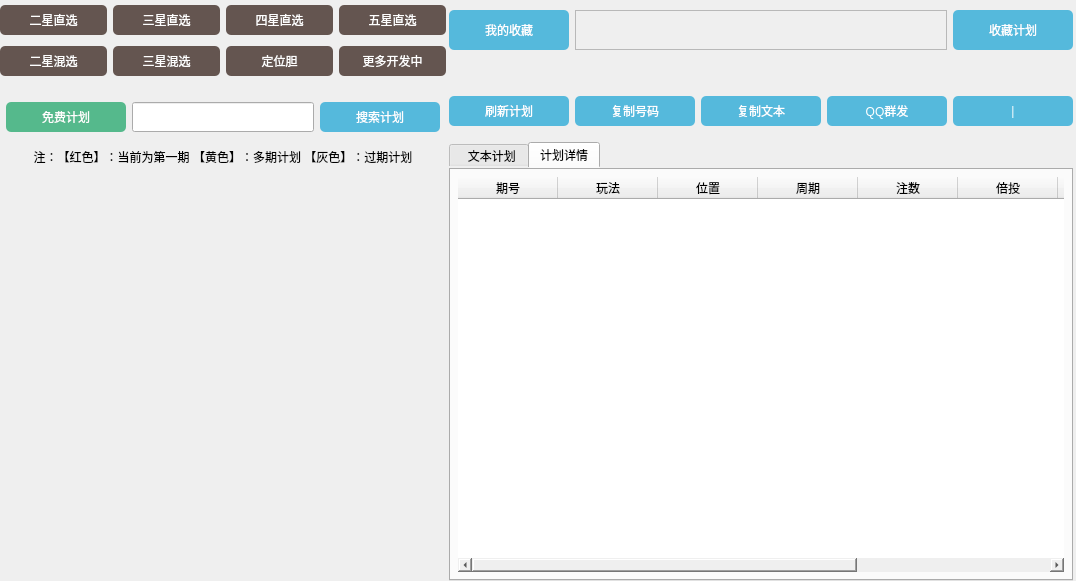
<?xml version="1.0" encoding="UTF-8"?>
<ui version="4.0">
 <class>peopleplan</class>
 <widget class="QWidget" name="peopleplan">
  <property name="geometry">
   <rect>
    <x>0</x>
    <y>0</y>
    <width>1076</width>
    <height>581</height>
   </rect>
  </property>
  <property name="windowTitle">
   <string>Form</string>
  </property>
  <property name="styleSheet">
   <string notr="true"/>
  </property>
  <layout class="QVBoxLayout" name="verticalLayout_5">
   <property name="spacing">
    <number>0</number>
   </property>
   <property name="leftMargin">
    <number>0</number>
   </property>
   <property name="topMargin">
    <number>0</number>
   </property>
   <property name="rightMargin">
    <number>0</number>
   </property>
   <property name="bottomMargin">
    <number>0</number>
   </property>
   <item>
    <layout class="QHBoxLayout" name="horizontalLayout_6">
     <property name="spacing">
      <number>0</number>
     </property>
     <property name="leftMargin">
      <number>0</number>
     </property>
     <property name="rightMargin">
      <number>0</number>
     </property>
     <item>
      <widget class="QWidget" name="widgetFirst" native="true">
       <property name="styleSheet">
        <string notr="true"/>
       </property>
       <layout class="QVBoxLayout" name="verticalLayout_2">
        <property name="spacing">
         <number>6</number>
        </property>
        <property name="leftMargin">
         <number>0</number>
        </property>
        <property name="topMargin">
         <number>0</number>
        </property>
        <property name="rightMargin">
         <number>0</number>
        </property>
        <property name="bottomMargin">
         <number>0</number>
        </property>
        <item>
         <layout class="QVBoxLayout" name="verticalLayout">
          <item>
           <spacer name="horizontalSpacer_5">
            <property name="orientation">
             <enum>Qt::Horizontal</enum>
            </property>
            <property name="sizeHint" stdset="0">
             <size>
              <width>40</width>
              <height>5</height>
             </size>
            </property>
           </spacer>
          </item>
          <item>
           <layout class="QHBoxLayout" name="horizontalLayout">
            <item>
             <widget class="QPushButton" name="pushButton">
              <property name="styleSheet">
               <string notr="true">QPushButton:hover
{
background-color: rgb(180, 85, 0);
border-radius:5px;
color:white;
}

QPushButton:hover:pressed
{
background-color:rgb(180, 85, 0);
border-radius:5px;
color:white;
}

QPushButton
{
background-color:rgb(100, 85, 80);
color:white;
border-radius:5px;
height: 30px;
max-width: 120px;
spacing: 10px;
padding: 0px 0px;
}</string>
              </property>
              <property name="text">
               <string>二星直选</string>
              </property>
             </widget>
            </item>
            <item>
             <widget class="QPushButton" name="pushButton_3">
              <property name="styleSheet">
               <string notr="true">QPushButton:hover
{
background-color: rgb(180, 85, 0);
border-radius:5px;
color:white;
}

QPushButton:hover:pressed
{
background-color:rgb(180, 85, 0);
border-radius:5px;
color:white;
}

QPushButton
{
background-color:rgb(100, 85, 80);
color:white;
border-radius:5px;
height: 30px;
max-width: 120px;
spacing: 10px;
padding: 0px 0px;
}</string>
              </property>
              <property name="text">
               <string>三星直选</string>
              </property>
             </widget>
            </item>
            <item>
             <widget class="QPushButton" name="pushButton_6">
              <property name="styleSheet">
               <string notr="true">QPushButton:hover
{
background-color: rgb(180, 85, 0);
border-radius:5px;
color:white;
}

QPushButton:hover:pressed
{
background-color:rgb(180, 85, 0);
border-radius:5px;
color:white;
}

QPushButton
{
background-color:rgb(100, 85, 80);
color:white;
border-radius:5px;
height: 30px;
max-width: 120px;
spacing: 10px;
padding: 0px 0px;
}</string>
              </property>
              <property name="text">
               <string>四星直选</string>
              </property>
             </widget>
            </item>
            <item>
             <widget class="QPushButton" name="pushButton_5">
              <property name="styleSheet">
               <string notr="true">QPushButton:hover
{
background-color: rgb(180, 85, 0);
border-radius:5px;
color:white;
}

QPushButton:hover:pressed
{
background-color:rgb(180, 85, 0);
border-radius:5px;
color:white;
}

QPushButton
{
background-color:rgb(100, 85, 80);
color:white;
border-radius:5px;
height: 30px;
max-width: 120px;
spacing: 10px;
padding: 0px 0px;
}</string>
              </property>
              <property name="text">
               <string>五星直选</string>
              </property>
             </widget>
            </item>
           </layout>
          </item>
          <item>
           <spacer name="horizontalSpacer_3">
            <property name="orientation">
             <enum>Qt::Horizontal</enum>
            </property>
            <property name="sizeHint" stdset="0">
             <size>
              <width>40</width>
              <height>5</height>
             </size>
            </property>
           </spacer>
          </item>
          <item>
           <layout class="QHBoxLayout" name="horizontalLayout_2">
            <item>
             <widget class="QPushButton" name="pushButton_2">
              <property name="styleSheet">
               <string notr="true">QPushButton:hover
{
background-color: rgb(180, 85, 0);
border-radius:5px;
color:white;
}

QPushButton:hover:pressed
{
background-color:rgb(180, 85, 0);
border-radius:5px;
color:white;
}

QPushButton
{
background-color:rgb(100, 85, 80);
color:white;
border-radius:5px;
height: 30px;
max-width: 120px;
spacing: 10px;
padding: 0px 0px;
}</string>
              </property>
              <property name="text">
               <string>二星混选</string>
              </property>
             </widget>
            </item>
            <item>
             <widget class="QPushButton" name="pushButton_4">
              <property name="styleSheet">
               <string notr="true">QPushButton:hover
{
background-color: rgb(180, 85, 0);
border-radius:5px;
color:white;
}

QPushButton:hover:pressed
{
background-color:rgb(180, 85, 0);
border-radius:5px;
color:white;
}

QPushButton
{
background-color:rgb(100, 85, 80);
color:white;
border-radius:5px;
height: 30px;
max-width: 120px;
spacing: 10px;
padding: 0px 0px;
}</string>
              </property>
              <property name="text">
               <string>三星混选</string>
              </property>
             </widget>
            </item>
            <item>
             <widget class="QPushButton" name="pushButton_8">
              <property name="styleSheet">
               <string notr="true">QPushButton:hover
{
background-color: rgb(180, 85, 0);
border-radius:5px;
color:white;
}

QPushButton:hover:pressed
{
background-color:rgb(180, 85, 0);
border-radius:5px;
color:white;
}

QPushButton
{
background-color:rgb(100, 85, 80);
color:white;
border-radius:5px;
height: 30px;
max-width: 120px;
spacing: 10px;
padding: 0px 0px;
}</string>
              </property>
              <property name="text">
               <string>定位胆</string>
              </property>
             </widget>
            </item>
            <item>
             <widget class="QPushButton" name="pushButton_7">
              <property name="styleSheet">
               <string notr="true">QPushButton:hover
{
background-color: rgb(180, 85, 0);
border-radius:5px;
color:white;
}

QPushButton:hover:pressed
{
background-color:rgb(180, 85, 0);
border-radius:5px;
color:white;
}

QPushButton
{
background-color:rgb(100, 85, 80);
color:white;
border-radius:5px;
height: 30px;
max-width: 120px;
spacing: 10px;
padding: 0px 0px;
}</string>
              </property>
              <property name="text">
               <string>更多开发中</string>
              </property>
             </widget>
            </item>
           </layout>
          </item>
          <item>
           <spacer name="horizontalSpacer">
            <property name="orientation">
             <enum>Qt::Horizontal</enum>
            </property>
            <property name="sizeHint" stdset="0">
             <size>
              <width>40</width>
              <height>20</height>
             </size>
            </property>
           </spacer>
          </item>
          <item>
           <layout class="QHBoxLayout" name="horizontalLayout_3">
            <property name="leftMargin">
             <number>6</number>
            </property>
            <property name="rightMargin">
             <number>6</number>
            </property>
            <item>
             <widget class="QPushButton" name="pushButton_9">
              <property name="styleSheet">
               <string notr="true">
QPushButton
{
background-color:rgb(85, 185, 140);
color:white;
border-radius:5px;
height: 30px;
min-width: 120px;
spacing: 10px;
padding: 0px 0px;
}</string>
              </property>
              <property name="text">
               <string>免费计划</string>
              </property>
             </widget>
            </item>
            <item>
             <widget class="QLineEdit" name="lineEdit">
              <property name="minimumSize">
               <size>
                <width>0</width>
                <height>30</height>
               </size>
              </property>
             </widget>
            </item>
            <item>
             <widget class="QPushButton" name="pushButton_10">
              <property name="styleSheet">
               <string notr="true">
QPushButton
{
background-color:rgb(85, 185, 220);
color:white;
border-radius:5px;
height: 30px;
min-width: 120px;
spacing: 10px;
padding: 0px 0px;
}</string>
              </property>
              <property name="text">
               <string>搜索计划</string>
              </property>
             </widget>
            </item>
           </layout>
          </item>
          <item>
           <spacer name="horizontalSpacer_6">
            <property name="orientation">
             <enum>Qt::Horizontal</enum>
            </property>
            <property name="sizeHint" stdset="0">
             <size>
              <width>40</width>
              <height>10</height>
             </size>
            </property>
           </spacer>
          </item>
          <item>
           <widget class="QLabel" name="label">
            <property name="styleSheet">
             <string notr="true">border: 0px solid;border-color: gray;</string>
            </property>
            <property name="text">
             <string>注：【红色】：当前为第一期 【黄色】：多期计划 【灰色】：过期计划</string>
            </property>
            <property name="alignment">
             <set>Qt::AlignCenter</set>
            </property>
           </widget>
          </item>
          <item>
           <spacer name="verticalSpacer">
            <property name="orientation">
             <enum>Qt::Vertical</enum>
            </property>
            <property name="sizeHint" stdset="0">
             <size>
              <width>20</width>
              <height>40</height>
             </size>
            </property>
           </spacer>
          </item>
         </layout>
        </item>
       </layout>
      </widget>
     </item>
     <item>
      <widget class="QWidget" name="widgetSecond" native="true">
       <property name="styleSheet">
        <string notr="true"/>
       </property>
       <layout class="QVBoxLayout" name="verticalLayout_4">
        <property name="spacing">
         <number>10</number>
        </property>
        <property name="leftMargin">
         <number>0</number>
        </property>
        <property name="topMargin">
         <number>0</number>
        </property>
        <property name="rightMargin">
         <number>0</number>
        </property>
        <property name="bottomMargin">
         <number>0</number>
        </property>
        <item>
         <layout class="QVBoxLayout" name="verticalLayout_3">
          <property name="spacing">
           <number>6</number>
          </property>
          <property name="leftMargin">
           <number>3</number>
          </property>
          <property name="rightMargin">
           <number>3</number>
          </property>
          <item>
           <spacer name="horizontalSpacer_7">
            <property name="orientation">
             <enum>Qt::Horizontal</enum>
            </property>
            <property name="sizeHint" stdset="0">
             <size>
              <width>40</width>
              <height>10</height>
             </size>
            </property>
           </spacer>
          </item>
          <item>
           <layout class="QHBoxLayout" name="horizontalLayout_4">
            <item>
             <widget class="QPushButton" name="pushButton_11">
              <property name="styleSheet">
               <string notr="true">
QPushButton
{
background-color:rgb(85, 185, 220);
color:white;
border-radius:5px;
min-height: 40px;
min-width: 120px;
spacing: 10px;
padding: 0px 0px;
}</string>
              </property>
              <property name="text">
               <string>我的收藏</string>
              </property>
             </widget>
            </item>
            <item>
             <widget class="QScrollArea" name="scrollArea">
              <property name="minimumSize">
               <size>
                <width>0</width>
                <height>40</height>
               </size>
              </property>
              <property name="maximumSize">
               <size>
                <width>16777215</width>
                <height>40</height>
               </size>
              </property>
              <property name="widgetResizable">
               <bool>true</bool>
              </property>
              <widget class="QWidget" name="scrollAreaWidgetContents">
               <property name="geometry">
                <rect>
                 <x>0</x>
                 <y>0</y>
                 <width>370</width>
                 <height>38</height>
                </rect>
               </property>
              </widget>
             </widget>
            </item>
            <item>
             <widget class="QPushButton" name="pushButton_12">
              <property name="styleSheet">
               <string notr="true">
QPushButton
{
background-color:rgb(85, 185, 220);
color:white;
border-radius:5px;
min-height: 40px;
min-width: 120px;
spacing: 10px;
padding: 0px 0px;
}</string>
              </property>
              <property name="text">
               <string>收藏计划</string>
              </property>
             </widget>
            </item>
           </layout>
          </item>
          <item>
           <spacer name="horizontalSpacer_4">
            <property name="orientation">
             <enum>Qt::Horizontal</enum>
            </property>
            <property name="sizeHint" stdset="0">
             <size>
              <width>40</width>
              <height>20</height>
             </size>
            </property>
           </spacer>
          </item>
          <item>
           <spacer name="horizontalSpacer_2">
            <property name="orientation">
             <enum>Qt::Horizontal</enum>
            </property>
            <property name="sizeHint" stdset="0">
             <size>
              <width>40</width>
              <height>20</height>
             </size>
            </property>
           </spacer>
          </item>
          <item>
           <layout class="QHBoxLayout" name="horizontalLayout_5">
            <property name="leftMargin">
             <number>0</number>
            </property>
            <item>
             <widget class="QPushButton" name="pushButton_14">
              <property name="styleSheet">
               <string notr="true">
QPushButton
{
background-color:rgb(85, 185, 220);
color:white;
border-radius:5px;
height: 30px;
min-width: 120px;
spacing: 10px;
padding: 0px 0px;
}</string>
              </property>
              <property name="text">
               <string>刷新计划</string>
              </property>
             </widget>
            </item>
            <item>
             <widget class="QPushButton" name="pushButton_13">
              <property name="styleSheet">
               <string notr="true">
QPushButton
{
background-color:rgb(85, 185, 220);
color:white;
border-radius:5px;
height: 30px;
min-width: 120px;
spacing: 10px;
padding: 0px 0px;
}</string>
              </property>
              <property name="text">
               <string>复制号码</string>
              </property>
             </widget>
            </item>
            <item>
             <widget class="QPushButton" name="pushButton_16">
              <property name="styleSheet">
               <string notr="true">
QPushButton
{
background-color:rgb(85, 185, 220);
color:white;
border-radius:5px;
height: 30px;
min-width: 120px;
spacing: 10px;
padding: 0px 0px;
}</string>
              </property>
              <property name="text">
               <string>复制文本</string>
              </property>
             </widget>
            </item>
            <item>
             <widget class="QPushButton" name="pushButton_15">
              <property name="styleSheet">
               <string notr="true">
QPushButton
{
background-color:rgb(85, 185, 220);
color:white;
border-radius:5px;
height: 30px;
min-width: 120px;
spacing: 10px;
padding: 0px 0px;
}</string>
              </property>
              <property name="text">
               <string>QQ群发</string>
              </property>
             </widget>
            </item>
            <item>
             <widget class="QPushButton" name="pushButton_17">
              <property name="styleSheet">
               <string notr="true">
QPushButton
{
background-color:rgb(85, 185, 220);
color:white;
border-radius:5px;
height: 30px;
min-width: 120px;
spacing: 10px;
padding: 0px 0px;
}</string>
              </property>
              <property name="text">
               <string>|</string>
              </property>
             </widget>
            </item>
           </layout>
          </item>
          <item>
           <spacer name="horizontalSpacer_8">
            <property name="orientation">
             <enum>Qt::Horizontal</enum>
            </property>
            <property name="sizeHint" stdset="0">
             <size>
              <width>40</width>
              <height>10</height>
             </size>
            </property>
           </spacer>
          </item>
          <item>
           <widget class="QTabWidget" name="tabWidget">
            <property name="styleSheet">
             <string notr="true">border: 0px solid;border-color: gray;</string>
            </property>
            <property name="currentIndex">
             <number>1</number>
            </property>
            <widget class="QWidget" name="tab">
             <attribute name="title">
              <string>  文本计划</string>
             </attribute>
            </widget>
            <widget class="QWidget" name="tab_2">
             <attribute name="title">
              <string>计划详情</string>
             </attribute>
             <layout class="QVBoxLayout" name="verticalLayout_15">
              <item>
               <widget class="QTableWidget" name="tableWidget_2">
                <column>
                 <property name="text">
                  <string>期号</string>
                 </property>
                </column>
                <column>
                 <property name="text">
                  <string>玩法</string>
                 </property>
                </column>
                <column>
                 <property name="text">
                  <string>位置</string>
                 </property>
                </column>
                <column>
                 <property name="text">
                  <string>周期</string>
                 </property>
                </column>
                <column>
                 <property name="text">
                  <string>注数</string>
                 </property>
                </column>
                <column>
                 <property name="text">
                  <string>倍投</string>
                 </property>
                </column>
                <column>
                 <property name="text">
                  <string>盈亏</string>
                 </property>
                </column>
                <column>
                 <property name="text">
                  <string>状态</string>
                 </property>
                </column>
                <column>
                 <property name="text">
                  <string>操作</string>
                 </property>
                </column>
               </widget>
              </item>
             </layout>
            </widget>
           </widget>
          </item>
         </layout>
        </item>
       </layout>
       <zorder></zorder>
      </widget>
     </item>
    </layout>
   </item>
  </layout>
 </widget>
 <resources/>
 <connections/>
</ui>
